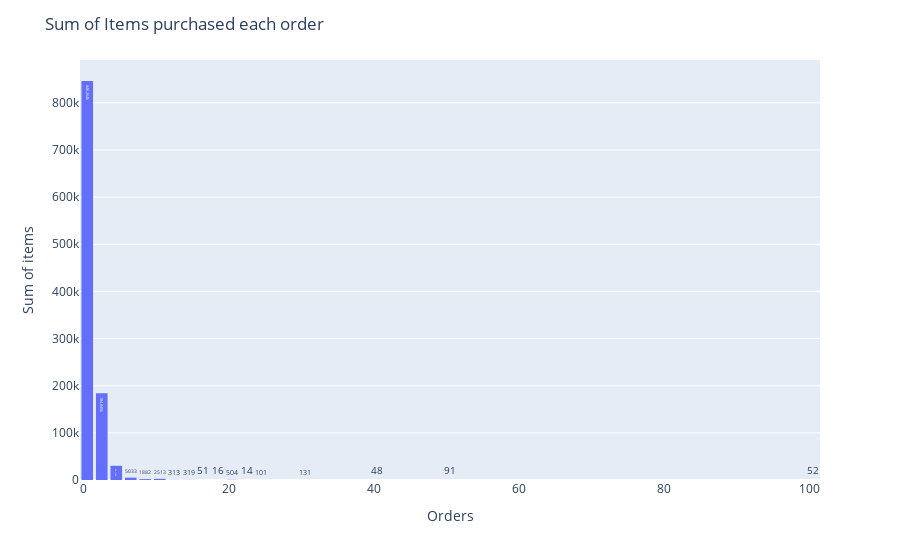

Notebook source saved alongside this figure:
### Code cell
fig_grouped = px.histogram(df_grouped_by_order, x = 'order', y = 'itemID', nbins = len(df_grouped_by_order), text_auto = True)
fig_grouped.update_layout(
    title_text = 'Sum of Items purchased each order',
    bargap = 0.2,
    xaxis_title_text = 'Orders',
    yaxis_title_text = 'Sum of items')
fig_grouped.show()

### Figure 1 — Plotly figure (JSON) as saved in the notebook; plotly's stock layout.template omitted (floating-point values rounded to 4 significant figures)
{"data": [{"alignmentgroup": "True", "bingroup": "x", "histfunc": "sum", "hovertemplate": "order=%{x}<br>sum of itemID=%{y}<extra></extra>", "legendgroup": "", "marker": {"color": "#636efa", "pattern": {"shape": ""}}, "name": "", "nbinsx": 51, "offsetgroup": "", "orientation": "v", "showlegend": false, "texttemplate": "%{value}", "type": "histogram", "x": [1, 2, 3, 4, 5, 6, 7, 8, 9, 10, 11, 12, 13, 14, 15, 16, 17, 18, 19, 20, 21, 22, 23, 24, 25, 26, 27, 28, 29, 30, 31, 32, 34, 35, 40, 43, 48, 49, 50, 51, 60, 63, 65, 70, 75, 80, 85, 90, 93, 98, 100], "xaxis": "x", "y": [846264, 143601, 40444, 17534, 12579, 4138, 895, 1793, 89, 2438, 75, 286, 27, 34, 285, 43, 8, 12, 4, 492, 12, 11, 3, 14, 87, 6, 1, 3, 1, 127, 4, 2, 1, 8, 48, 1, 1, 1, 90, 1, 9, 1, 1, 3, 1, 4, 1, 1, 1, 1, 52], "yaxis": "y"}], "layout": {"bargap": 0.2, "barmode": "relative", "legend": {"tracegroupgap": 0}, "margin": {"t": 60}, "title": {"text": "Sum of Items purchased each order"}, "xaxis": {"anchor": "y", "domain": [0, 1], "title": {"text": "Orders"}}, "yaxis": {"anchor": "x", "domain": [0, 1], "title": {"text": "Sum of items"}}}}
